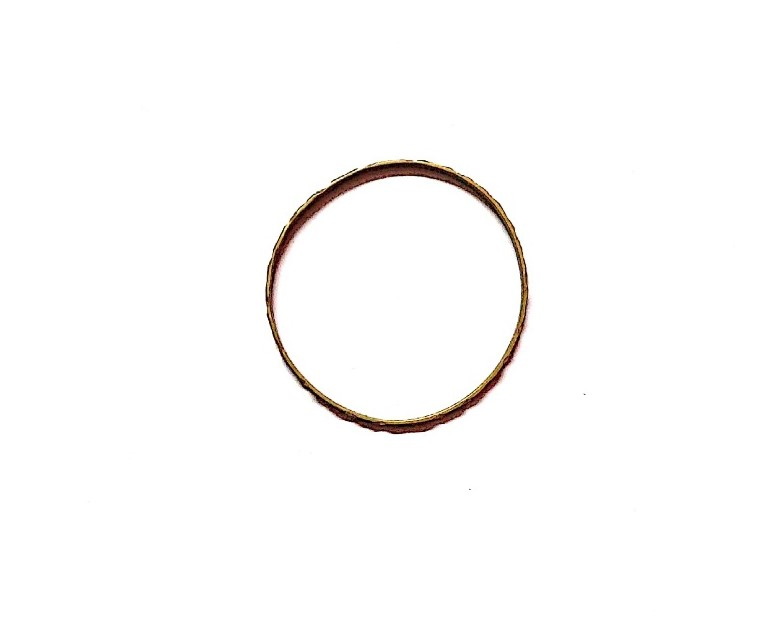
#> input picture ImageProcessingMiniProject/ring2.jpg, 758 x 622 px
$ python project.py
#> lines starting #> are read from the running program, lines starting #| are printed output that depends on the picture; after the words box and inside, x2 and y2 are one past the last pixel; in counts of white or black regions, pixels touching at a corner belong together
# import the necessary packages
import numpy as np
import cv2
path = 'ring2.jpg'
frame = cv2.imread(path)
#> frame is the input picture: shape (622, 758, 3); mean B, G, R 250.7, 251.2, 251.9
# load the image, clone it for output, and then convert it to grayscale
output = frame.copy()
gray = cv2.cvtColor(frame, cv2.COLOR_BGR2GRAY)
# apply GuassianBlur to reduce noise. medianBlur is also added for smoothening, reducing noise.
gray = cv2.GaussianBlur(gray,(5,5),0)
gray = cv2.medianBlur(gray,5)
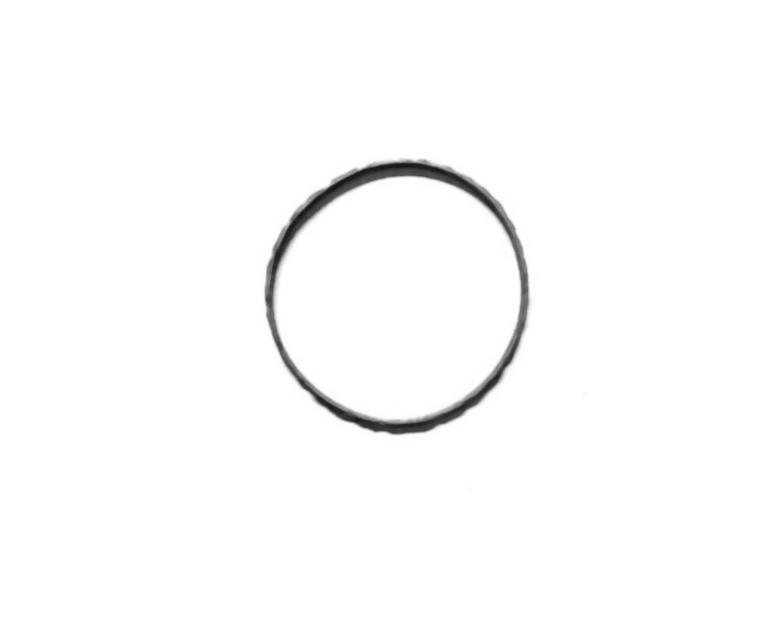
#> gray: shape (622, 758); min 21, max 255, mean 251.4
# Adaptive Guassian Threshold is to detect sharp edges in the Image. For more information Google it.
gray = cv2.adaptiveThreshold(gray,255,cv2.ADAPTIVE_THRESH_GAUSSIAN_C,\
		cv2.THRESH_BINARY,11,3.5)
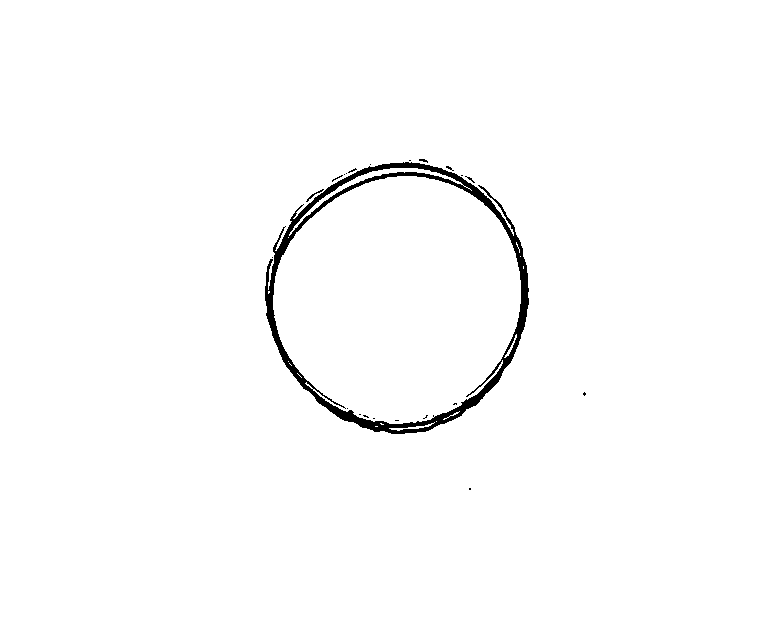
#> gray: shape (622, 758); 98.6% white; 22 black regions (19 under 20 px), largest, box (x1, y1, x2, y2) and area: (265, 162, 529, 434) 6579, (306, 189, 324, 202) 37, (419, 159, 428, 163) 20
kernel = np.ones((2, 3), np.uint8)
gray = cv2.erode(gray,kernel,iterations = 1)
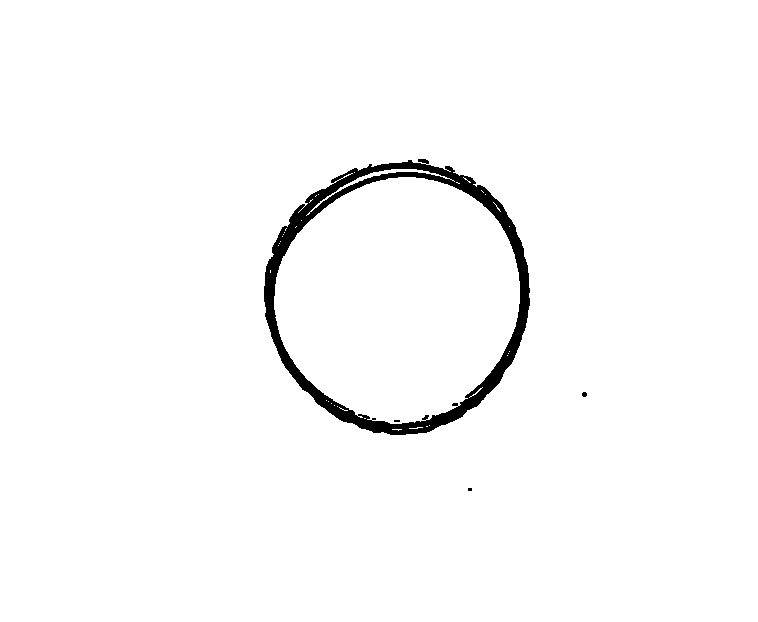
#> gray: shape (622, 758); 98% white; 4 black regions (2 under 20 px), largest, box (x1, y1, x2, y2) and area: (264, 159, 530, 435) 9540, (582, 392, 587, 397) 21
# gray = erosion
gray = cv2.dilate(gray,kernel,iterations = 1)
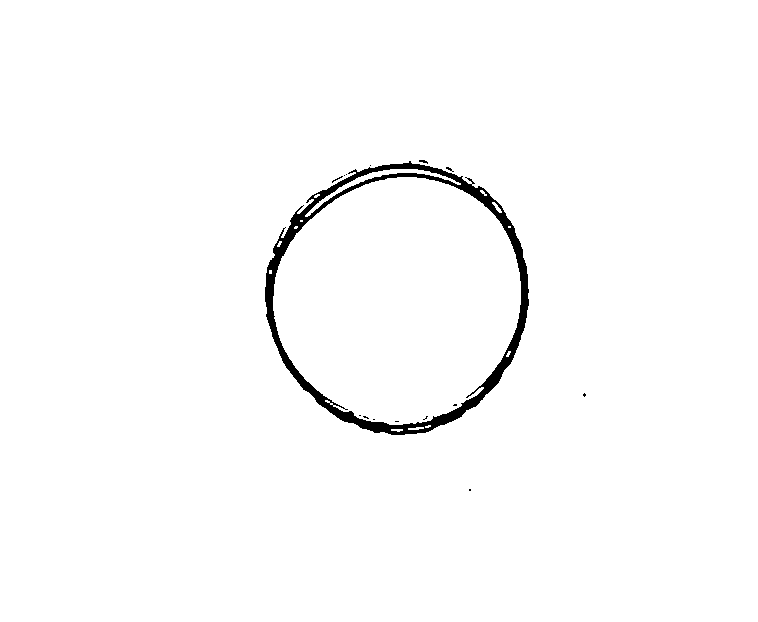
#> gray: shape (622, 758); 98.5% white; 15 black regions (13 under 20 px), largest, box (x1, y1, x2, y2) and area: (265, 161, 529, 435) 7122, (419, 160, 428, 164) 20
# gray = dilation
# detect circles in the image
circles = cv2.HoughCircles(gray, cv2.HOUGH_GRADIENT, 1, 200, param1=30, param2=45, minRadius=0, maxRadius=0)
#> circles = [[400.5, 291.5, 129.5]]
# print circles
# ensure at least some circles were found
if circles is not None:
	# convert the (x, y) coordinates and radius of the circles to integers
	circles = np.round(circles[0, :]).astype("int")
#> circles = [[400, 292, 130]]
	# loop over the (x, y) coordinates and radius of the circles
	for (x, y, r) in circles:
		# draw the circle in the output image, then draw a rectangle in the image
		# corresponding to the center of the circle
		cv2.circle(output, (x, y), r, (0, 255, 0), 4)
		cv2.rectangle(output, (x - 5, y - 5), (x + 5, y + 5), (0, 128, 255), -1)
		#time.sleep(0.5)
		print ("Column Number: ")
		print (x)
		print ("Row Number: ")
		print (y)
		print ("Radius is: ")
		print (r)
#> this loop made 1 pass
#| Column Number:
#| 400
#| Row Number:
#| 292
#| Radius is:
#| 130
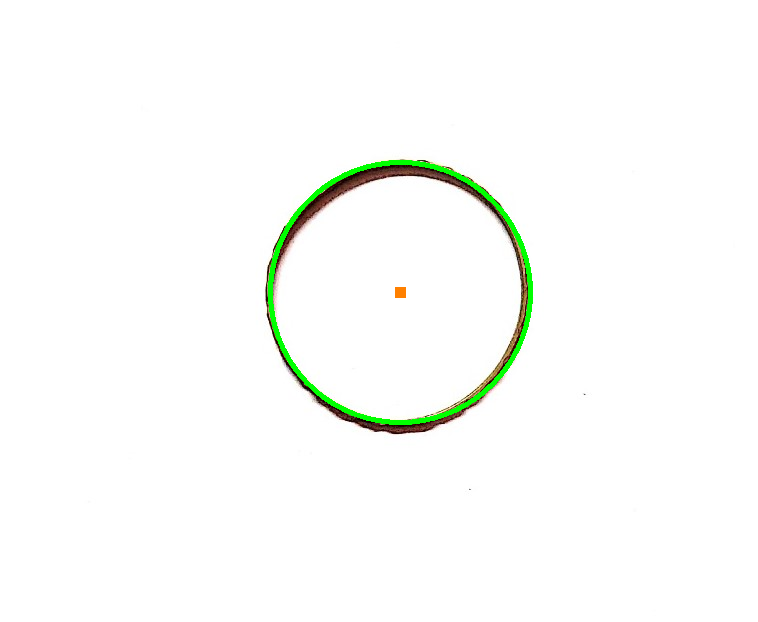
#> output: shape (622, 758, 3); 0.89% of pixels changed, all inside (x1, y1, x2, y2) = (268, 160, 533, 425)
# Display the resulting frame
	cv2.imshow('gray',gray)
	cv2.imshow('frame',output)
else:
	cv2.imshow('gray', gray)
	cv2.imshow('frame', output)
cv2.waitKey(0)
cv2.destroyAllWindows()

$ run again, with ImageProcessingMiniProject/ring1.jpg copied over ImageProcessingMiniProject/ring2.jpg
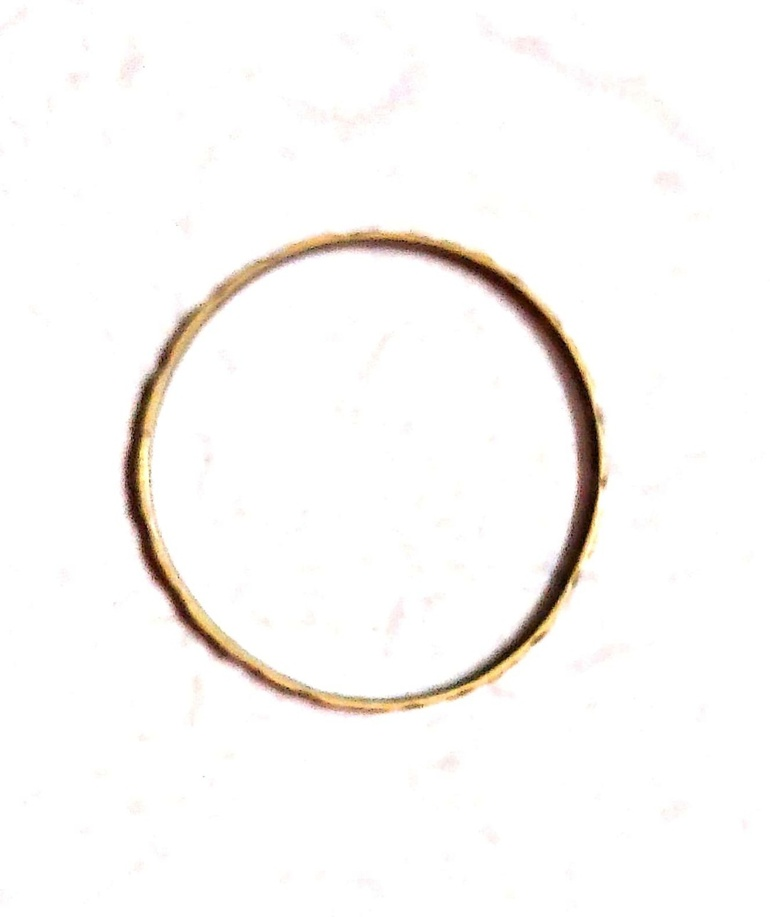
#> input picture ImageProcessingMiniProject/ring1.jpg, 770 x 917 px, shrunk from 1080 x 1286 before the run
#> frame is the input picture: shape (917, 770, 3); mean B, G, R 246.7, 248.3, 250.1
#> `gray = cv2.dilate(gray,kernel,iterations = 1)`:
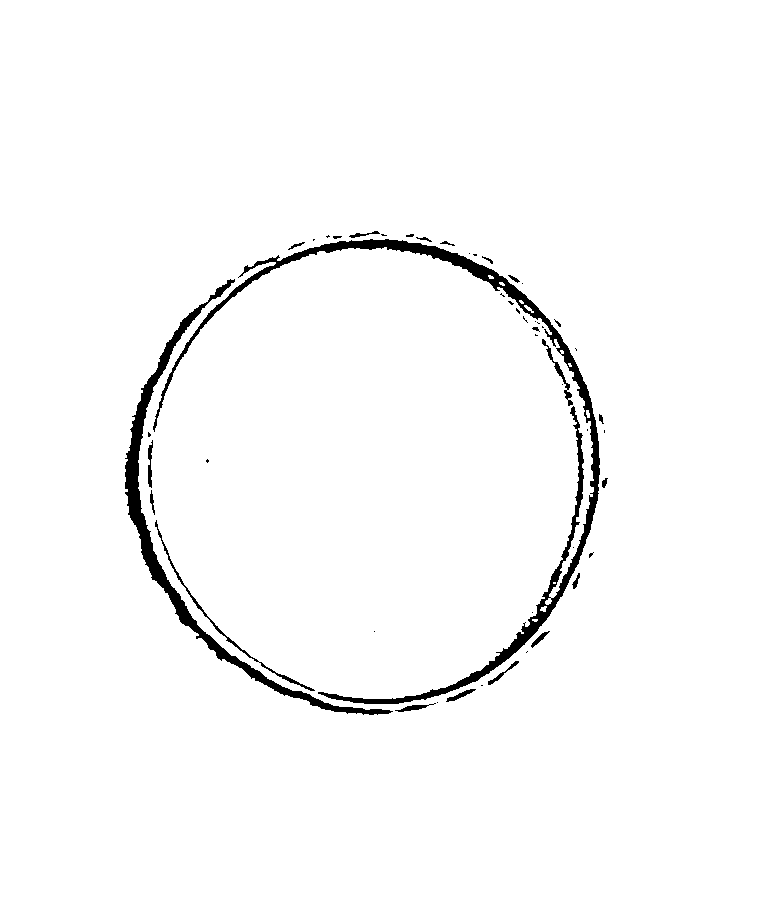
#> gray: shape (917, 770); 97.7% white; 50 black regions (29 under 20 px), largest, box (x1, y1, x2, y2) and area: (153, 239, 600, 704) 8639, (125, 279, 393, 715) 5392, (155, 520, 315, 691) 558
#> `circles = cv2.HoughCircles(gray, cv2.HOUGH_GRADIENT, 1, 200, param1=30..`: circles = [[371.5, 467.5, 220.3]]
#> `circles = np.round(circles[0, :]).astype("int")`: circles = [[372, 468, 220]]
#> the loop `for (x, y, r) in circles:` made 1 pass
#> (printed output is left out)
#> after the loop `for (x, y, r) in circles:`:
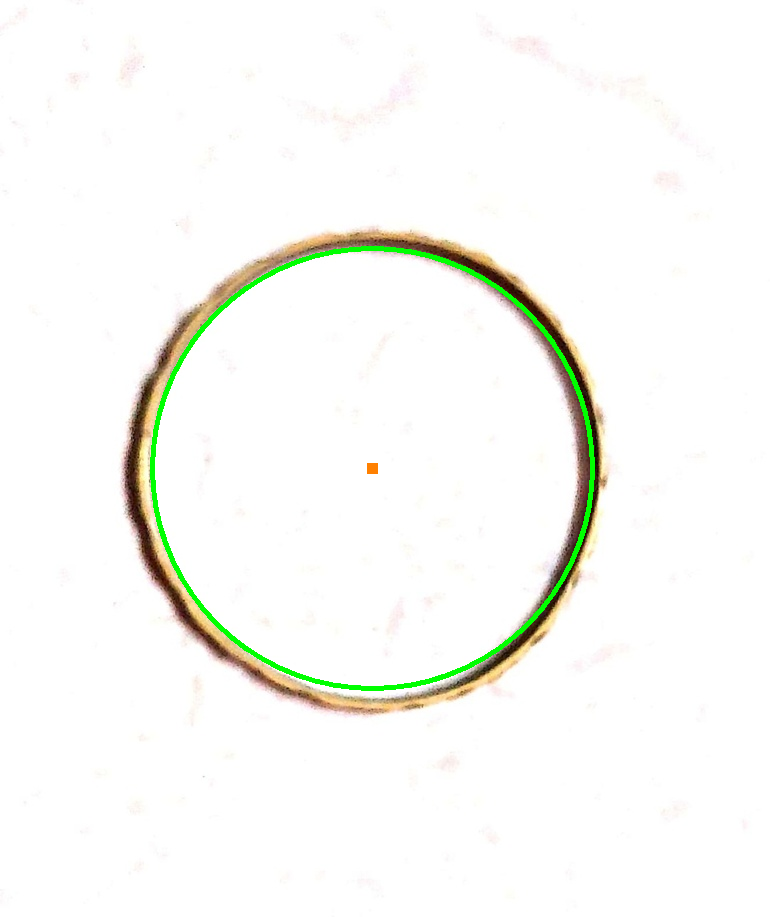
#> output: shape (917, 770, 3); 0.99% of pixels changed, all inside (x1, y1, x2, y2) = (150, 246, 595, 691)
